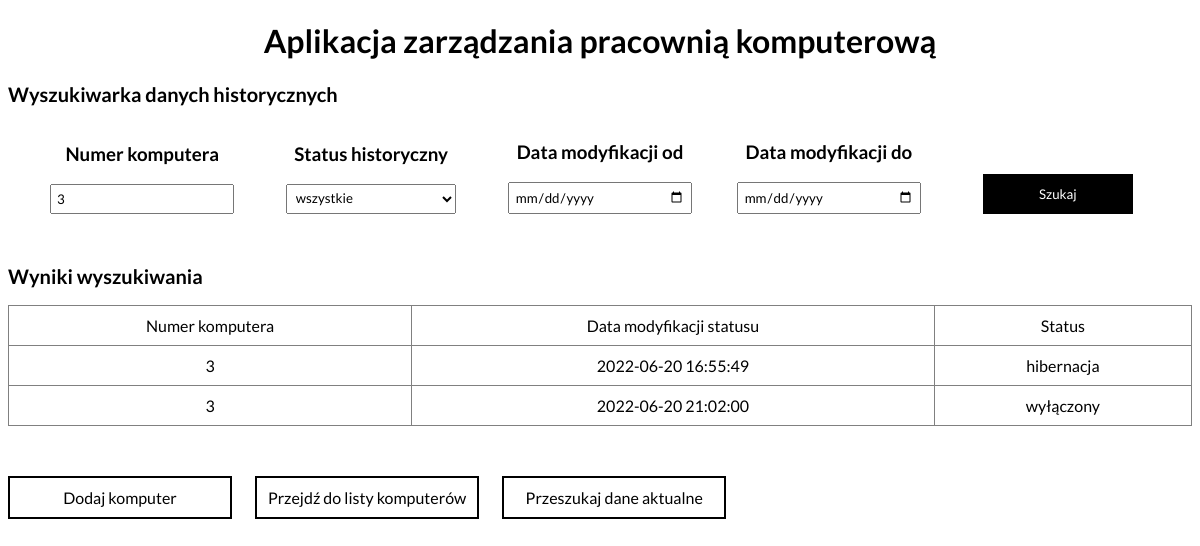
/searchHistory.php?number=3, run on the app's committed database.
### tables this page shows
CREATE TABLE `object` (
  `number` int(11) NOT NULL,
  `dateCreated` datetime NOT NULL DEFAULT current_timestamp(),
  `status` int(11) NOT NULL
);

CREATE TABLE `history` (
  `id` int(11) NOT NULL,
  `number` int(11) NOT NULL,
  `statusH` int(11) NOT NULL,
  `dateModified` datetime NOT NULL DEFAULT current_timestamp()
);

### searchHistory.php (the view, shortened to what this page needs)
<?php
class searchObjects{
	private $number = '';
	public function show(){
		if( isset($_GET['number']) || isset($_GET['status']) || isset($_GET['dateFrom']) || isset($_GET['dateTo'])){
			if(isset($_GET['number']) && ctype_digit($_GET['number'])){
				$this->number = $_GET['number'];
			}
			$zapytanie = "SELECT o.number, h.dateModified, h.statusH FROM object as o, history as h WHERE o.number=h.number";
			if($this->number!='') $zapytanie .= " AND o.number='$this->number' ";
			require_once "connect.php";
			try {
				$pol = new mysqli($host,$db_user,$db_password,$db_name);
				if($pol->connect_errno!=0)
				{
					throw new Exception(mysqli_connect_errno());
				}
				else
				{
					if($rezultat = $pol->query($zapytanie))
					{
						$ilerekordow=$rezultat->num_rows;
						if($ilerekordow>0)
						{
							$content =  '<table>';
							$content .= '<thead> <td>Numer komputera</td> <td>Data modyfikacji statusu</td> <td>Status</td></thead>';
							$content .= '<tbody>';
							while($row=$rezultat->fetch_assoc())
							{
								$number = $row['number'];
								$dateCreated = $row['dateModified'];
								$status = $row['statusH'];
								$content .= '<tr> <td>'.$number.'</td> <td>'.$dateCreated.'</td> <td>';
										if($status == 2) $content .= 'wyłączony';
										if($status == 3) $content .= 'hibernacja';
								$content .= '</td>';
								$content .= '</tr>';
							}
							$content .= '</tbody>';
							$content .= '</table>';
							return '<h2>Wyniki wyszukiwania</h2>'.$content;
						} else {
							return 'Brak wyników';
						}
					} else return 'Brak danych';
				}
			} catch (Exceptions $e)
			{
				return "Błąd wyświetlania strony. Prosimy spróbować za kilka minut";
			}
		}
	}
}
?>
<!DOCTYPE HTML>
<html lang="pl">
<head>
	<link rel="stylesheet" href="style.css" type="text/css"/>
</head>
<body>
	<h1>Aplikacja zarządzania pracownią komputerową</h1>
	<div class="container">
	<h2>Wyszukiwarka danych historycznych</h2>
	<form method="get">
		<div class="grid">
			<div class="grid-row">
				<h3>Numer komputera</h3>
				<input type="number" name="number" value="<?php if(isset($_GET['number'])) echo $_GET['number']; ?>"/>
			</div>
			<div class="grid-row">
				<h3>Status historyczny</h3>
				<select name="status">
					<option value="0">wszystkie</option>
				</select>
			</div>
			<div class="grid-row">
				<h3>Data modyfikacji od</h3>
				<input type="date" name="dateFrom"  value="<?php if(isset($_GET['dateFrom'])) echo $_GET['dateFrom']; ?>"/>
			</div>
			<div class="grid-row">
				<h3>Data modyfikacji do</h3>
				<input type="date" name="dateTo"  value="<?php if(isset($_GET['dateTo'])) echo $_GET['dateTo']; ?>"/>
			</div>
			<div class="grid-row">
				<button>Szukaj </button>
			</div>
		</div>
	</form>
	<?php
		$search = new searchObjects();
		echo $search->show();
	?>
	</div>
	<div class="nav">
		<a class="link" href="addComputer.php">Dodaj komputer</a>
		<a class="link" href="index.php">Przejdź do listy komputerów</a>
		<a class="link" href="search.php">Przeszukaj dane aktualne</a>
	</div>
</body>
</html>

### style.css (style rules this page uses)
* { font-family:'Lato'; }
h1 { text-align:center; }
h2 { font-size:20px; }
input { width:calc(100% - 10px - 4px); padding:5px; }
select { width:calc(100%); padding:5px; margin-bottom:5px; }
button { width:150px; height:40px; display:flex; justify-content:center; align-items:center; text-align:center; background-color:black; color:white; cursor:pointer; outline:none; border:none; margin: auto; }
table { width:100%; }
table,tr,td { border:1px solid gray; border-collapse: collapse; text-align:center; }
td { padding:10px; }
.link { display:inline-block; background-color:white; color:black; border:2px solid black; padding:10px 10px; width:200px; text-decoration:none; text-align:center; margin-bottom:20px; margin-right:20px; margin-top:50px; }
.grid { display:flex; width:100%; justify-content: space-evenly; align-items: flex-end; margin-bottom:50px; }
.grid-row { display:flex; flex-direction:column; justify-content:center; align-items:center; width:16%; }
.grid-row>input, .grid-row>select { width:90%; margin:0; }

### data on the page
object: number "3", history.dateModified "2022-06-20 16:55:49", value "hibernacja", history.dateModified "2022-06-20 21:02:00", value "wyłączony"
